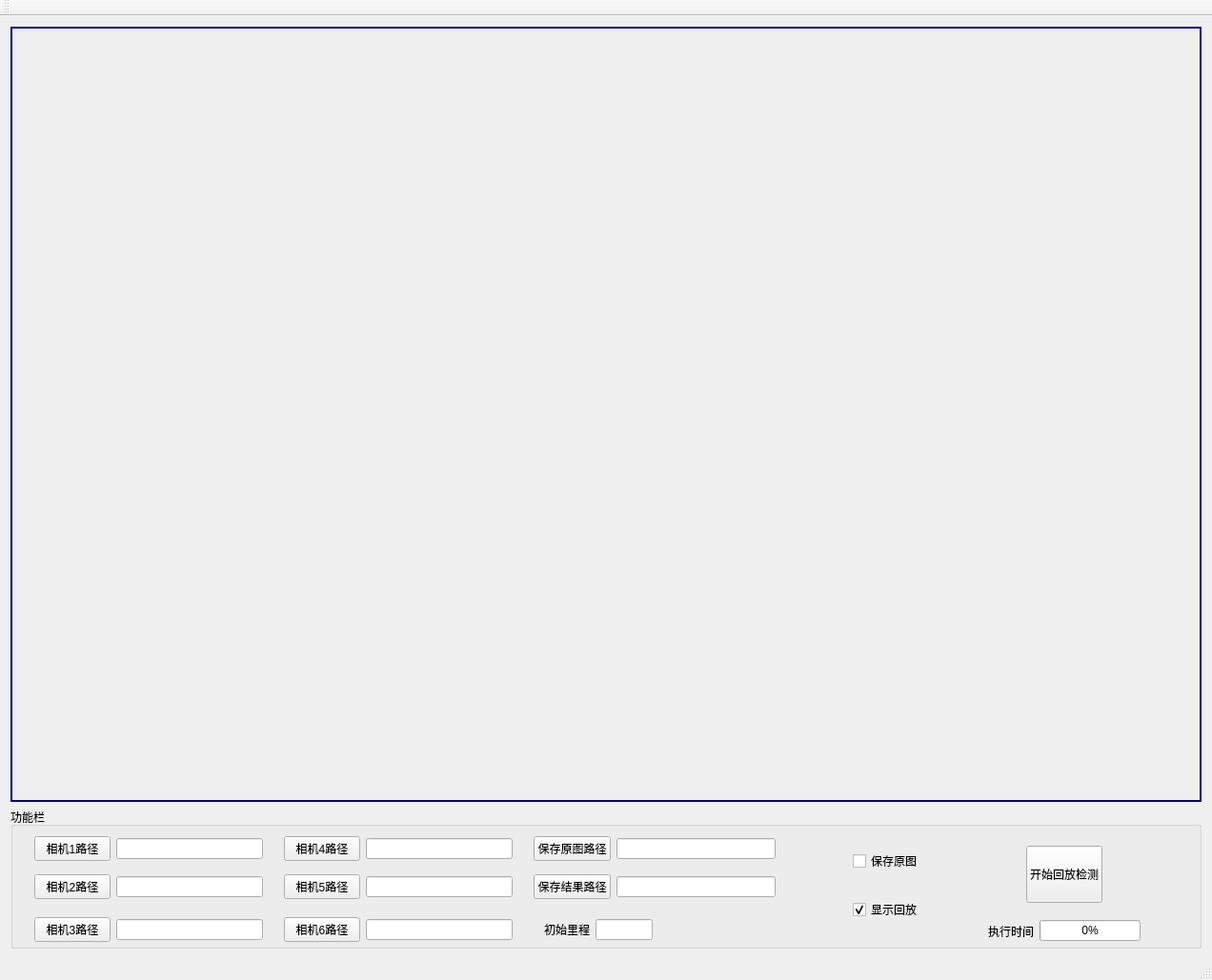
<?xml version="1.0" encoding="UTF-8"?>
<ui version="4.0">
 <class>tunnel_inspectionClass</class>
 <widget class="QMainWindow" name="tunnel_inspectionClass">
  <property name="geometry">
   <rect>
    <x>0</x>
    <y>0</y>
    <width>1272</width>
    <height>1029</height>
   </rect>
  </property>
  <property name="sizePolicy">
   <sizepolicy hsizetype="Fixed" vsizetype="Fixed">
    <horstretch>0</horstretch>
    <verstretch>0</verstretch>
   </sizepolicy>
  </property>
  <property name="minimumSize">
   <size>
    <width>1272</width>
    <height>1029</height>
   </size>
  </property>
  <property name="maximumSize">
   <size>
    <width>1272</width>
    <height>1029</height>
   </size>
  </property>
  <property name="windowTitle">
   <string/>
  </property>
  <property name="windowIcon">
   <iconset>
    <normaloff>logo.PNG</normaloff>logo.PNG</iconset>
  </property>
  <widget class="QWidget" name="centralWidget">
   <layout class="QVBoxLayout" name="verticalLayout">
    <item>
     <widget class="QLabel" name="oringinal_label">
      <property name="minimumSize">
       <size>
        <width>520</width>
        <height>800</height>
       </size>
      </property>
      <property name="styleSheet">
       <string notr="true">border:2px solid darkblue;
border-radius:0px;</string>
      </property>
      <property name="text">
       <string/>
      </property>
     </widget>
    </item>
    <item>
     <widget class="QGroupBox" name="groupBox">
      <property name="minimumSize">
       <size>
        <width>142</width>
        <height>148</height>
       </size>
      </property>
      <property name="maximumSize">
       <size>
        <width>16777215</width>
        <height>148</height>
       </size>
      </property>
      <property name="title">
       <string>功能栏</string>
      </property>
      <layout class="QHBoxLayout" name="horizontalLayout_11">
       <property name="topMargin">
        <number>3</number>
       </property>
       <property name="bottomMargin">
        <number>3</number>
       </property>
       <item>
        <widget class="QWidget" name="widget_5" native="true">
         <property name="minimumSize">
          <size>
           <width>800</width>
           <height>130</height>
          </size>
         </property>
         <layout class="QGridLayout" name="gridLayout">
          <property name="leftMargin">
           <number>0</number>
          </property>
          <property name="topMargin">
           <number>0</number>
          </property>
          <property name="rightMargin">
           <number>0</number>
          </property>
          <property name="bottomMargin">
           <number>0</number>
          </property>
          <property name="spacing">
           <number>0</number>
          </property>
          <item row="0" column="0">
           <widget class="QWidget" name="widget" native="true">
            <layout class="QHBoxLayout" name="horizontalLayout">
             <property name="topMargin">
              <number>3</number>
             </property>
             <property name="bottomMargin">
              <number>3</number>
             </property>
             <item>
              <widget class="QPushButton" name="btnCameraPath_1">
               <property name="text">
                <string>相机1路径</string>
               </property>
              </widget>
             </item>
             <item>
              <widget class="QLineEdit" name="lineCameraPath_1">
               <property name="minimumSize">
                <size>
                 <width>23</width>
                 <height>0</height>
                </size>
               </property>
               <property name="text">
                <string/>
               </property>
              </widget>
             </item>
            </layout>
           </widget>
          </item>
          <item row="1" column="0">
           <widget class="QWidget" name="widget" native="true">
            <layout class="QHBoxLayout" name="horizontalLayout_2">
             <property name="topMargin">
              <number>3</number>
             </property>
             <property name="bottomMargin">
              <number>3</number>
             </property>
             <item>
              <widget class="QPushButton" name="btnCameraPath_2">
               <property name="text">
                <string>相机2路径</string>
               </property>
              </widget>
             </item>
             <item>
              <widget class="QLineEdit" name="lineCameraPath_2">
               <property name="minimumSize">
                <size>
                 <width>23</width>
                 <height>0</height>
                </size>
               </property>
               <property name="text">
                <string/>
               </property>
              </widget>
             </item>
            </layout>
           </widget>
          </item>
          <item row="1" column="1">
           <widget class="QWidget" name="widget_3" native="true">
            <layout class="QHBoxLayout" name="horizontalLayout_5">
             <property name="topMargin">
              <number>3</number>
             </property>
             <property name="bottomMargin">
              <number>3</number>
             </property>
             <item>
              <widget class="QPushButton" name="btnCameraPath_5">
               <property name="text">
                <string>相机5路径</string>
               </property>
              </widget>
             </item>
             <item>
              <widget class="QLineEdit" name="lineCameraPath_5">
               <property name="minimumSize">
                <size>
                 <width>23</width>
                 <height>0</height>
                </size>
               </property>
               <property name="text">
                <string/>
               </property>
              </widget>
             </item>
            </layout>
           </widget>
          </item>
          <item row="0" column="2">
           <widget class="QWidget" name="widget" native="true">
            <layout class="QHBoxLayout" name="horizontalLayout_7">
             <property name="topMargin">
              <number>3</number>
             </property>
             <property name="bottomMargin">
              <number>3</number>
             </property>
             <item>
              <widget class="QPushButton" name="btnSavePicturePath">
               <property name="text">
                <string>保存原图路径</string>
               </property>
              </widget>
             </item>
             <item>
              <widget class="QLineEdit" name="lineSavePicturePath">
               <property name="minimumSize">
                <size>
                 <width>23</width>
                 <height>0</height>
                </size>
               </property>
               <property name="text">
                <string/>
               </property>
              </widget>
             </item>
            </layout>
           </widget>
          </item>
          <item row="0" column="1">
           <widget class="QWidget" name="widget_2" native="true">
            <layout class="QHBoxLayout" name="horizontalLayout_4">
             <property name="topMargin">
              <number>3</number>
             </property>
             <property name="bottomMargin">
              <number>3</number>
             </property>
             <item>
              <widget class="QPushButton" name="btnCameraPath_4">
               <property name="text">
                <string>相机4路径</string>
               </property>
              </widget>
             </item>
             <item>
              <widget class="QLineEdit" name="lineCameraPath_4">
               <property name="minimumSize">
                <size>
                 <width>23</width>
                 <height>0</height>
                </size>
               </property>
               <property name="text">
                <string/>
               </property>
              </widget>
             </item>
            </layout>
           </widget>
          </item>
          <item row="1" column="2">
           <widget class="QWidget" name="widget" native="true">
            <layout class="QHBoxLayout" name="horizontalLayout_8">
             <property name="topMargin">
              <number>3</number>
             </property>
             <property name="bottomMargin">
              <number>3</number>
             </property>
             <item>
              <widget class="QPushButton" name="btnSaveResultPath">
               <property name="text">
                <string>保存结果路径</string>
               </property>
              </widget>
             </item>
             <item>
              <widget class="QLineEdit" name="lineSaveResultPath">
               <property name="minimumSize">
                <size>
                 <width>23</width>
                 <height>0</height>
                </size>
               </property>
               <property name="text">
                <string/>
               </property>
              </widget>
             </item>
            </layout>
           </widget>
          </item>
          <item row="2" column="1">
           <widget class="QWidget" name="widget_4" native="true">
            <layout class="QHBoxLayout" name="horizontalLayout_6">
             <property name="topMargin">
              <number>3</number>
             </property>
             <property name="bottomMargin">
              <number>3</number>
             </property>
             <item>
              <widget class="QPushButton" name="btnCameraPath_6">
               <property name="text">
                <string>相机6路径</string>
               </property>
              </widget>
             </item>
             <item>
              <widget class="QLineEdit" name="lineCameraPath_6">
               <property name="minimumSize">
                <size>
                 <width>23</width>
                 <height>0</height>
                </size>
               </property>
               <property name="text">
                <string/>
               </property>
              </widget>
             </item>
            </layout>
           </widget>
          </item>
          <item row="2" column="0">
           <widget class="QWidget" name="widget" native="true">
            <layout class="QHBoxLayout" name="horizontalLayout_3">
             <property name="topMargin">
              <number>3</number>
             </property>
             <property name="bottomMargin">
              <number>3</number>
             </property>
             <item>
              <widget class="QPushButton" name="btnCameraPath_3">
               <property name="text">
                <string>相机3路径</string>
               </property>
              </widget>
             </item>
             <item>
              <widget class="QLineEdit" name="lineCameraPath_3">
               <property name="minimumSize">
                <size>
                 <width>23</width>
                 <height>0</height>
                </size>
               </property>
               <property name="text">
                <string/>
               </property>
              </widget>
             </item>
            </layout>
           </widget>
          </item>
          <item row="2" column="2">
           <widget class="QWidget" name="widget_6" native="true">
            <layout class="QHBoxLayout" name="horizontalLayout_13">
             <property name="topMargin">
              <number>3</number>
             </property>
             <property name="bottomMargin">
              <number>3</number>
             </property>
             <item>
              <widget class="QWidget" name="widget" native="true">
               <layout class="QHBoxLayout" name="horizontalLayout_12">
                <item>
                 <widget class="QLabel" name="label">
                  <property name="text">
                   <string>初始里程</string>
                  </property>
                 </widget>
                </item>
                <item>
                 <widget class="QLineEdit" name="line_mileage">
                  <property name="maximumSize">
                   <size>
                    <width>60</width>
                    <height>16777215</height>
                   </size>
                  </property>
                 </widget>
                </item>
               </layout>
              </widget>
             </item>
             <item>
              <spacer name="horizontalSpacer">
               <property name="orientation">
                <enum>Qt::Horizontal</enum>
               </property>
               <property name="sizeHint" stdset="0">
                <size>
                 <width>118</width>
                 <height>20</height>
                </size>
               </property>
              </spacer>
             </item>
            </layout>
           </widget>
          </item>
         </layout>
        </widget>
       </item>
       <item>
        <spacer name="horizontalSpacer_6">
         <property name="orientation">
          <enum>Qt::Horizontal</enum>
         </property>
         <property name="sizeHint" stdset="0">
          <size>
           <width>40</width>
           <height>20</height>
          </size>
         </property>
        </spacer>
       </item>
       <item>
        <widget class="QWidget" name="widget" native="true">
         <layout class="QVBoxLayout" name="verticalLayout_2">
          <property name="leftMargin">
           <number>0</number>
          </property>
          <property name="topMargin">
           <number>0</number>
          </property>
          <property name="rightMargin">
           <number>0</number>
          </property>
          <property name="bottomMargin">
           <number>0</number>
          </property>
          <item>
           <widget class="QCheckBox" name="save_radio_button">
            <property name="text">
             <string>保存原图</string>
            </property>
           </widget>
          </item>
          <item>
           <widget class="QCheckBox" name="radio_button">
            <property name="enabled">
             <bool>true</bool>
            </property>
            <property name="text">
             <string>显示回放</string>
            </property>
            <property name="checkable">
             <bool>true</bool>
            </property>
            <property name="checked">
             <bool>true</bool>
            </property>
            <property name="autoExclusive">
             <bool>true</bool>
            </property>
           </widget>
          </item>
         </layout>
        </widget>
       </item>
       <item>
        <spacer name="horizontalSpacer_4">
         <property name="orientation">
          <enum>Qt::Horizontal</enum>
         </property>
         <property name="sizeHint" stdset="0">
          <size>
           <width>46</width>
           <height>20</height>
          </size>
         </property>
        </spacer>
       </item>
       <item>
        <widget class="QWidget" name="widget" native="true">
         <layout class="QVBoxLayout" name="verticalLayout_3">
          <property name="spacing">
           <number>0</number>
          </property>
          <property name="leftMargin">
           <number>0</number>
          </property>
          <property name="topMargin">
           <number>0</number>
          </property>
          <property name="rightMargin">
           <number>0</number>
          </property>
          <property name="bottomMargin">
           <number>0</number>
          </property>
          <item>
           <widget class="QWidget" name="widget" native="true">
            <layout class="QHBoxLayout" name="horizontalLayout_10">
             <property name="leftMargin">
              <number>0</number>
             </property>
             <property name="topMargin">
              <number>0</number>
             </property>
             <property name="rightMargin">
              <number>0</number>
             </property>
             <property name="bottomMargin">
              <number>0</number>
             </property>
             <item>
              <spacer name="horizontalSpacer_2">
               <property name="orientation">
                <enum>Qt::Horizontal</enum>
               </property>
               <property name="sizeHint" stdset="0">
                <size>
                 <width>40</width>
                 <height>20</height>
                </size>
               </property>
              </spacer>
             </item>
             <item>
              <widget class="QPushButton" name="start_pushbutton">
               <property name="minimumSize">
                <size>
                 <width>60</width>
                 <height>60</height>
                </size>
               </property>
               <property name="text">
                <string>开始回放检测</string>
               </property>
               <property name="autoExclusive">
                <bool>true</bool>
               </property>
              </widget>
             </item>
             <item>
              <spacer name="horizontalSpacer_3">
               <property name="orientation">
                <enum>Qt::Horizontal</enum>
               </property>
               <property name="sizeHint" stdset="0">
                <size>
                 <width>40</width>
                 <height>20</height>
                </size>
               </property>
              </spacer>
             </item>
            </layout>
           </widget>
          </item>
          <item>
           <widget class="QWidget" name="widget" native="true">
            <property name="maximumSize">
             <size>
              <width>16777215</width>
              <height>25</height>
             </size>
            </property>
            <layout class="QHBoxLayout" name="horizontalLayout_9">
             <property name="leftMargin">
              <number>0</number>
             </property>
             <property name="topMargin">
              <number>0</number>
             </property>
             <property name="rightMargin">
              <number>0</number>
             </property>
             <property name="bottomMargin">
              <number>0</number>
             </property>
             <item>
              <widget class="QLabel" name="time_label">
               <property name="text">
                <string>执行时间</string>
               </property>
              </widget>
             </item>
             <item>
              <widget class="QProgressBar" name="progress_bar">
               <property name="value">
                <number>0</number>
               </property>
              </widget>
             </item>
            </layout>
           </widget>
          </item>
         </layout>
        </widget>
       </item>
       <item>
        <spacer name="horizontalSpacer_5">
         <property name="orientation">
          <enum>Qt::Horizontal</enum>
         </property>
         <property name="sizeType">
          <enum>QSizePolicy::Fixed</enum>
         </property>
         <property name="sizeHint" stdset="0">
          <size>
           <width>50</width>
           <height>20</height>
          </size>
         </property>
        </spacer>
       </item>
      </layout>
     </widget>
    </item>
   </layout>
  </widget>
  <widget class="QMenuBar" name="menuBar">
   <property name="geometry">
    <rect>
     <x>0</x>
     <y>0</y>
     <width>1272</width>
     <height>23</height>
    </rect>
   </property>
  </widget>
  <widget class="QToolBar" name="mainToolBar">
   <attribute name="toolBarArea">
    <enum>TopToolBarArea</enum>
   </attribute>
   <attribute name="toolBarBreak">
    <bool>false</bool>
   </attribute>
  </widget>
  <widget class="QStatusBar" name="statusBar"/>
 </widget>
 <layoutdefault spacing="6" margin="11"/>
 <resources>
  <include location="../icon/tunnel_inspection.qrc"/>
 </resources>
 <connections/>
</ui>
